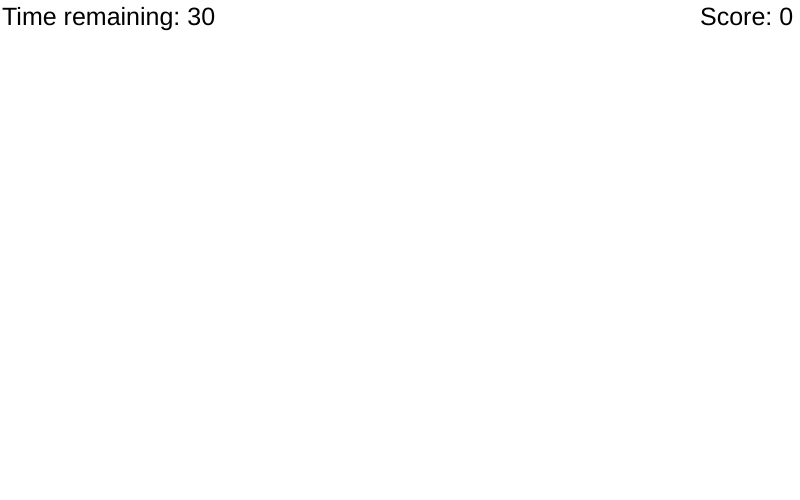
Frame 1 (no input)
Frame 60 (no input): identical to frame 1, image omitted
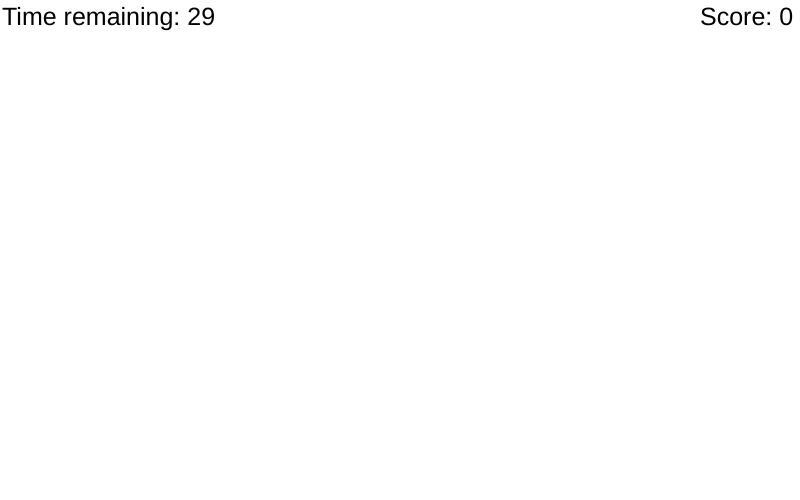
Frame 120 (the mouse pressed at the canvas centre since frame 60)

The p5.js sketch that drew these frames (run headless with seeded random() and noise() and a simulated clock; from frame 60 on, the mouse is pressed at the canvas centre):

// p5.js sketch
// ── sketch.js
let score;
let timer;

function setup() {
  createCanvas(800, 500);
  imageMode(CENTER);
  timer = new Timer("Time remaining:", 2, 25);
  score = new Score(700, 25);
  textSize(25);
}

function draw() {
  background("white");
  timer.draw();
  timer.start();
  score.draw();
}

class Bug {
  constructor(image, x, y, speed) {
    this.image = image;
    this.x = x;
    this.y = y;
    this.speed = speed;
  }

  draw() {
    image(this.image, this.x, this.y);
  }

  stop() {
    this.speed = 0;
  }
}

class Timer {
  constructor(text, posX, posY) {
    this.text = text;
    this.x = posX;
    this.y = posY;
    this.timer = 30;
    this.started = true;
  }

  draw() {
    text(`${this.text} ${this.timer}`, this.x, this.y);
  }

  getTimer() {
    return this.timer;
  }

  start() {
    if (frameCount % 60 === 0 && this.timer > 0 && this.started) {
      this.timer--;
    }
  }

  stop() {
    this.started = false;
  }
}

class Score {
  constructor(posX, posY) {
    this.curScore = 0;
    this.x = posX;
    this.y = posY;
  }

  draw() {
    text(`Score: ${this.curScore}`, this.x, this.y);
  }

  incScore(amt) {
    this.curScore += amt;
  }
}
